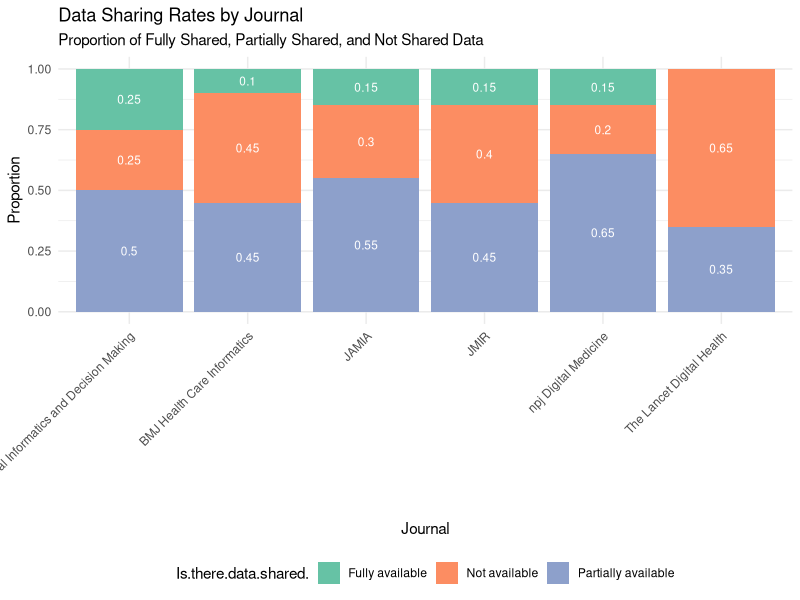

The R source for this figure:
# Load necessary libraries
library(dplyr)
library(ggplot2)

# Set the working directory
setwd("C:/Users/PC/Desktop/projects/R")

# Import the data from CSV
data <- read.csv("./data.csv")

# Calculate data sharing rates by journal
data_sharing_rates <- data %>%
  group_by(Journal, `Is.there.data.shared.`) %>%
  summarise(Count = n()) %>%
  mutate(Proportion = Count / sum(Count)) %>%
  filter(!is.na(`Is.there.data.shared.`))

# Print the result
print(data_sharing_rates)

# Visualize the result with a stacked bar chart
ggplot(data_sharing_rates, aes(x = Journal, y = Proportion, fill = `Is.there.data.shared.`)) +
  geom_bar(stat = "identity") +
  labs(title = "Data Sharing Rates by Journal",
       subtitle = "Proportion of Fully Shared, Partially Shared, and Not Shared Data",
       x = "Journal",
       y = "Proportion") +
  theme_minimal() +
  theme(axis.text.x = element_text(angle = 45, hjust = 1),
        legend.position = "bottom") +
  scale_fill_brewer(palette = "Set2") +
  geom_text(aes(label = round(Proportion, 2)),
            position = position_stack(vjust = 0.5),
            color = "white",
            size = 3)